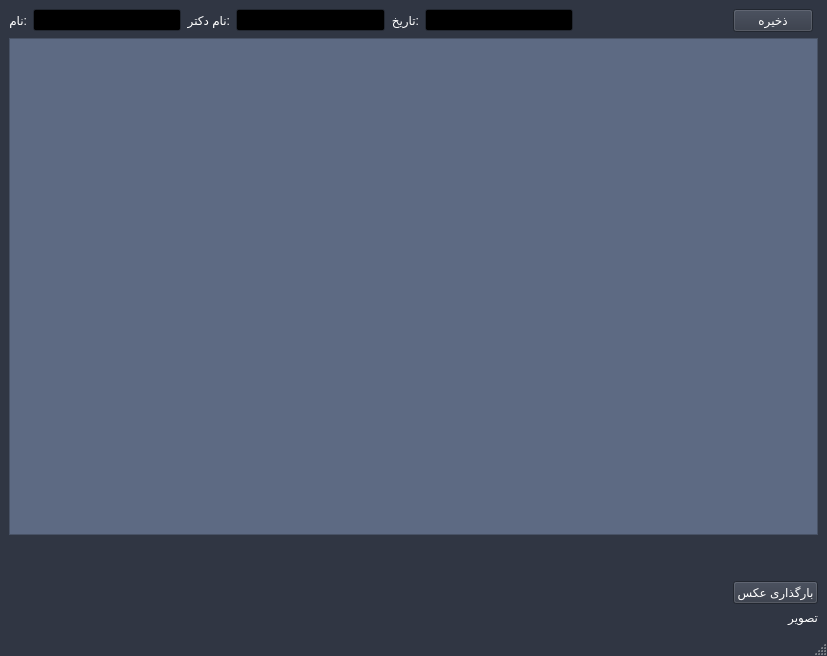
<?xml version="1.0" encoding="UTF-8"?>
<ui version="4.0">
 <class>MainWindow</class>
 <widget class="QMainWindow" name="MainWindow">
  <property name="geometry">
   <rect>
    <x>0</x>
    <y>0</y>
    <width>827</width>
    <height>656</height>
   </rect>
  </property>
  <property name="palette">
   <palette>
    <active>
     <colorrole role="WindowText">
      <brush brushstyle="SolidPattern">
       <color alpha="255">
        <red>255</red>
        <green>255</green>
        <blue>255</blue>
       </color>
      </brush>
     </colorrole>
     <colorrole role="Button">
      <brush brushstyle="SolidPattern">
       <color alpha="255">
        <red>48</red>
        <green>54</green>
        <blue>67</blue>
       </color>
      </brush>
     </colorrole>
     <colorrole role="Light">
      <brush brushstyle="SolidPattern">
       <color alpha="255">
        <red>72</red>
        <green>81</green>
        <blue>100</blue>
       </color>
      </brush>
     </colorrole>
     <colorrole role="Midlight">
      <brush brushstyle="SolidPattern">
       <color alpha="255">
        <red>60</red>
        <green>67</green>
        <blue>83</blue>
       </color>
      </brush>
     </colorrole>
     <colorrole role="Dark">
      <brush brushstyle="SolidPattern">
       <color alpha="255">
        <red>24</red>
        <green>27</green>
        <blue>33</blue>
       </color>
      </brush>
     </colorrole>
     <colorrole role="Mid">
      <brush brushstyle="SolidPattern">
       <color alpha="255">
        <red>32</red>
        <green>36</green>
        <blue>45</blue>
       </color>
      </brush>
     </colorrole>
     <colorrole role="Text">
      <brush brushstyle="SolidPattern">
       <color alpha="255">
        <red>255</red>
        <green>255</green>
        <blue>255</blue>
       </color>
      </brush>
     </colorrole>
     <colorrole role="BrightText">
      <brush brushstyle="SolidPattern">
       <color alpha="255">
        <red>255</red>
        <green>255</green>
        <blue>255</blue>
       </color>
      </brush>
     </colorrole>
     <colorrole role="ButtonText">
      <brush brushstyle="SolidPattern">
       <color alpha="255">
        <red>255</red>
        <green>255</green>
        <blue>255</blue>
       </color>
      </brush>
     </colorrole>
     <colorrole role="Base">
      <brush brushstyle="SolidPattern">
       <color alpha="255">
        <red>0</red>
        <green>0</green>
        <blue>0</blue>
       </color>
      </brush>
     </colorrole>
     <colorrole role="Window">
      <brush brushstyle="SolidPattern">
       <color alpha="255">
        <red>48</red>
        <green>54</green>
        <blue>67</blue>
       </color>
      </brush>
     </colorrole>
     <colorrole role="Shadow">
      <brush brushstyle="SolidPattern">
       <color alpha="255">
        <red>0</red>
        <green>0</green>
        <blue>0</blue>
       </color>
      </brush>
     </colorrole>
     <colorrole role="AlternateBase">
      <brush brushstyle="SolidPattern">
       <color alpha="255">
        <red>24</red>
        <green>27</green>
        <blue>33</blue>
       </color>
      </brush>
     </colorrole>
     <colorrole role="ToolTipBase">
      <brush brushstyle="SolidPattern">
       <color alpha="255">
        <red>255</red>
        <green>255</green>
        <blue>220</blue>
       </color>
      </brush>
     </colorrole>
     <colorrole role="ToolTipText">
      <brush brushstyle="SolidPattern">
       <color alpha="255">
        <red>0</red>
        <green>0</green>
        <blue>0</blue>
       </color>
      </brush>
     </colorrole>
     <colorrole role="PlaceholderText">
      <brush brushstyle="NoBrush">
       <color alpha="128">
        <red>255</red>
        <green>255</green>
        <blue>255</blue>
       </color>
      </brush>
     </colorrole>
    </active>
    <inactive>
     <colorrole role="WindowText">
      <brush brushstyle="SolidPattern">
       <color alpha="255">
        <red>255</red>
        <green>255</green>
        <blue>255</blue>
       </color>
      </brush>
     </colorrole>
     <colorrole role="Button">
      <brush brushstyle="SolidPattern">
       <color alpha="255">
        <red>48</red>
        <green>54</green>
        <blue>67</blue>
       </color>
      </brush>
     </colorrole>
     <colorrole role="Light">
      <brush brushstyle="SolidPattern">
       <color alpha="255">
        <red>72</red>
        <green>81</green>
        <blue>100</blue>
       </color>
      </brush>
     </colorrole>
     <colorrole role="Midlight">
      <brush brushstyle="SolidPattern">
       <color alpha="255">
        <red>60</red>
        <green>67</green>
        <blue>83</blue>
       </color>
      </brush>
     </colorrole>
     <colorrole role="Dark">
      <brush brushstyle="SolidPattern">
       <color alpha="255">
        <red>24</red>
        <green>27</green>
        <blue>33</blue>
       </color>
      </brush>
     </colorrole>
     <colorrole role="Mid">
      <brush brushstyle="SolidPattern">
       <color alpha="255">
        <red>32</red>
        <green>36</green>
        <blue>45</blue>
       </color>
      </brush>
     </colorrole>
     <colorrole role="Text">
      <brush brushstyle="SolidPattern">
       <color alpha="255">
        <red>255</red>
        <green>255</green>
        <blue>255</blue>
       </color>
      </brush>
     </colorrole>
     <colorrole role="BrightText">
      <brush brushstyle="SolidPattern">
       <color alpha="255">
        <red>255</red>
        <green>255</green>
        <blue>255</blue>
       </color>
      </brush>
     </colorrole>
     <colorrole role="ButtonText">
      <brush brushstyle="SolidPattern">
       <color alpha="255">
        <red>255</red>
        <green>255</green>
        <blue>255</blue>
       </color>
      </brush>
     </colorrole>
     <colorrole role="Base">
      <brush brushstyle="SolidPattern">
       <color alpha="255">
        <red>0</red>
        <green>0</green>
        <blue>0</blue>
       </color>
      </brush>
     </colorrole>
     <colorrole role="Window">
      <brush brushstyle="SolidPattern">
       <color alpha="255">
        <red>48</red>
        <green>54</green>
        <blue>67</blue>
       </color>
      </brush>
     </colorrole>
     <colorrole role="Shadow">
      <brush brushstyle="SolidPattern">
       <color alpha="255">
        <red>0</red>
        <green>0</green>
        <blue>0</blue>
       </color>
      </brush>
     </colorrole>
     <colorrole role="AlternateBase">
      <brush brushstyle="SolidPattern">
       <color alpha="255">
        <red>24</red>
        <green>27</green>
        <blue>33</blue>
       </color>
      </brush>
     </colorrole>
     <colorrole role="ToolTipBase">
      <brush brushstyle="SolidPattern">
       <color alpha="255">
        <red>255</red>
        <green>255</green>
        <blue>220</blue>
       </color>
      </brush>
     </colorrole>
     <colorrole role="ToolTipText">
      <brush brushstyle="SolidPattern">
       <color alpha="255">
        <red>0</red>
        <green>0</green>
        <blue>0</blue>
       </color>
      </brush>
     </colorrole>
     <colorrole role="PlaceholderText">
      <brush brushstyle="NoBrush">
       <color alpha="128">
        <red>255</red>
        <green>255</green>
        <blue>255</blue>
       </color>
      </brush>
     </colorrole>
    </inactive>
    <disabled>
     <colorrole role="WindowText">
      <brush brushstyle="SolidPattern">
       <color alpha="255">
        <red>24</red>
        <green>27</green>
        <blue>33</blue>
       </color>
      </brush>
     </colorrole>
     <colorrole role="Button">
      <brush brushstyle="SolidPattern">
       <color alpha="255">
        <red>48</red>
        <green>54</green>
        <blue>67</blue>
       </color>
      </brush>
     </colorrole>
     <colorrole role="Light">
      <brush brushstyle="SolidPattern">
       <color alpha="255">
        <red>72</red>
        <green>81</green>
        <blue>100</blue>
       </color>
      </brush>
     </colorrole>
     <colorrole role="Midlight">
      <brush brushstyle="SolidPattern">
       <color alpha="255">
        <red>60</red>
        <green>67</green>
        <blue>83</blue>
       </color>
      </brush>
     </colorrole>
     <colorrole role="Dark">
      <brush brushstyle="SolidPattern">
       <color alpha="255">
        <red>24</red>
        <green>27</green>
        <blue>33</blue>
       </color>
      </brush>
     </colorrole>
     <colorrole role="Mid">
      <brush brushstyle="SolidPattern">
       <color alpha="255">
        <red>32</red>
        <green>36</green>
        <blue>45</blue>
       </color>
      </brush>
     </colorrole>
     <colorrole role="Text">
      <brush brushstyle="SolidPattern">
       <color alpha="255">
        <red>24</red>
        <green>27</green>
        <blue>33</blue>
       </color>
      </brush>
     </colorrole>
     <colorrole role="BrightText">
      <brush brushstyle="SolidPattern">
       <color alpha="255">
        <red>255</red>
        <green>255</green>
        <blue>255</blue>
       </color>
      </brush>
     </colorrole>
     <colorrole role="ButtonText">
      <brush brushstyle="SolidPattern">
       <color alpha="255">
        <red>24</red>
        <green>27</green>
        <blue>33</blue>
       </color>
      </brush>
     </colorrole>
     <colorrole role="Base">
      <brush brushstyle="SolidPattern">
       <color alpha="255">
        <red>48</red>
        <green>54</green>
        <blue>67</blue>
       </color>
      </brush>
     </colorrole>
     <colorrole role="Window">
      <brush brushstyle="SolidPattern">
       <color alpha="255">
        <red>48</red>
        <green>54</green>
        <blue>67</blue>
       </color>
      </brush>
     </colorrole>
     <colorrole role="Shadow">
      <brush brushstyle="SolidPattern">
       <color alpha="255">
        <red>0</red>
        <green>0</green>
        <blue>0</blue>
       </color>
      </brush>
     </colorrole>
     <colorrole role="AlternateBase">
      <brush brushstyle="SolidPattern">
       <color alpha="255">
        <red>48</red>
        <green>54</green>
        <blue>67</blue>
       </color>
      </brush>
     </colorrole>
     <colorrole role="ToolTipBase">
      <brush brushstyle="SolidPattern">
       <color alpha="255">
        <red>255</red>
        <green>255</green>
        <blue>220</blue>
       </color>
      </brush>
     </colorrole>
     <colorrole role="ToolTipText">
      <brush brushstyle="SolidPattern">
       <color alpha="255">
        <red>0</red>
        <green>0</green>
        <blue>0</blue>
       </color>
      </brush>
     </colorrole>
     <colorrole role="PlaceholderText">
      <brush brushstyle="NoBrush">
       <color alpha="128">
        <red>255</red>
        <green>255</green>
        <blue>255</blue>
       </color>
      </brush>
     </colorrole>
    </disabled>
   </palette>
  </property>
  <property name="windowTitle">
   <string>MainWindow</string>
  </property>
  <widget class="QWidget" name="centralwidget">
   <layout class="QVBoxLayout" name="verticalLayout">
    <item>
     <layout class="QGridLayout" name="gridLayout">
      <item row="0" column="5">
       <widget class="QLineEdit" name="d_lineEdit">
        <property name="sizePolicy">
         <sizepolicy hsizetype="Preferred" vsizetype="Fixed">
          <horstretch>0</horstretch>
          <verstretch>0</verstretch>
         </sizepolicy>
        </property>
       </widget>
      </item>
      <item row="0" column="3">
       <widget class="QLineEdit" name="doctor_lineEdit">
        <property name="sizePolicy">
         <sizepolicy hsizetype="Preferred" vsizetype="Fixed">
          <horstretch>0</horstretch>
          <verstretch>0</verstretch>
         </sizepolicy>
        </property>
       </widget>
      </item>
      <item row="3" column="7">
       <widget class="QPushButton" name="load_Button">
        <property name="sizePolicy">
         <sizepolicy hsizetype="Fixed" vsizetype="Fixed">
          <horstretch>0</horstretch>
          <verstretch>0</verstretch>
         </sizepolicy>
        </property>
        <property name="text">
         <string>بارگذاری عکس</string>
        </property>
       </widget>
      </item>
      <item row="0" column="0">
       <widget class="QLabel" name="label">
        <property name="sizePolicy">
         <sizepolicy hsizetype="Fixed" vsizetype="Preferred">
          <horstretch>0</horstretch>
          <verstretch>0</verstretch>
         </sizepolicy>
        </property>
        <property name="text">
         <string>:نام</string>
        </property>
       </widget>
      </item>
      <item row="2" column="7">
       <spacer name="verticalSpacer">
        <property name="orientation">
         <enum>Qt::Vertical</enum>
        </property>
        <property name="sizeType">
         <enum>QSizePolicy::Minimum</enum>
        </property>
        <property name="sizeHint" stdset="0">
         <size>
          <width>20</width>
          <height>40</height>
         </size>
        </property>
       </spacer>
      </item>
      <item row="0" column="1">
       <widget class="QLineEdit" name="n_lineEdit">
        <property name="sizePolicy">
         <sizepolicy hsizetype="Preferred" vsizetype="Fixed">
          <horstretch>0</horstretch>
          <verstretch>0</verstretch>
         </sizepolicy>
        </property>
        <property name="palette">
         <palette>
          <active>
           <colorrole role="WindowText">
            <brush brushstyle="SolidPattern">
             <color alpha="255">
              <red>255</red>
              <green>255</green>
              <blue>255</blue>
             </color>
            </brush>
           </colorrole>
           <colorrole role="Text">
            <brush brushstyle="SolidPattern">
             <color alpha="255">
              <red>255</red>
              <green>255</green>
              <blue>255</blue>
             </color>
            </brush>
           </colorrole>
           <colorrole role="ButtonText">
            <brush brushstyle="SolidPattern">
             <color alpha="255">
              <red>255</red>
              <green>255</green>
              <blue>255</blue>
             </color>
            </brush>
           </colorrole>
           <colorrole role="PlaceholderText">
            <brush brushstyle="SolidPattern">
             <color alpha="128">
              <red>255</red>
              <green>255</green>
              <blue>255</blue>
             </color>
            </brush>
           </colorrole>
          </active>
          <inactive>
           <colorrole role="WindowText">
            <brush brushstyle="SolidPattern">
             <color alpha="255">
              <red>255</red>
              <green>255</green>
              <blue>255</blue>
             </color>
            </brush>
           </colorrole>
           <colorrole role="Text">
            <brush brushstyle="SolidPattern">
             <color alpha="255">
              <red>255</red>
              <green>255</green>
              <blue>255</blue>
             </color>
            </brush>
           </colorrole>
           <colorrole role="ButtonText">
            <brush brushstyle="SolidPattern">
             <color alpha="255">
              <red>255</red>
              <green>255</green>
              <blue>255</blue>
             </color>
            </brush>
           </colorrole>
           <colorrole role="PlaceholderText">
            <brush brushstyle="SolidPattern">
             <color alpha="128">
              <red>255</red>
              <green>255</green>
              <blue>255</blue>
             </color>
            </brush>
           </colorrole>
          </inactive>
          <disabled>
           <colorrole role="WindowText">
            <brush brushstyle="SolidPattern">
             <color alpha="255">
              <red>255</red>
              <green>255</green>
              <blue>255</blue>
             </color>
            </brush>
           </colorrole>
           <colorrole role="Text">
            <brush brushstyle="SolidPattern">
             <color alpha="255">
              <red>255</red>
              <green>255</green>
              <blue>255</blue>
             </color>
            </brush>
           </colorrole>
           <colorrole role="ButtonText">
            <brush brushstyle="SolidPattern">
             <color alpha="255">
              <red>255</red>
              <green>255</green>
              <blue>255</blue>
             </color>
            </brush>
           </colorrole>
           <colorrole role="PlaceholderText">
            <brush brushstyle="SolidPattern">
             <color alpha="128">
              <red>255</red>
              <green>255</green>
              <blue>255</blue>
             </color>
            </brush>
           </colorrole>
          </disabled>
         </palette>
        </property>
       </widget>
      </item>
      <item row="0" column="7">
       <widget class="QPushButton" name="save_Button">
        <property name="sizePolicy">
         <sizepolicy hsizetype="Fixed" vsizetype="Fixed">
          <horstretch>0</horstretch>
          <verstretch>0</verstretch>
         </sizepolicy>
        </property>
        <property name="text">
         <string>ذخیره</string>
        </property>
       </widget>
      </item>
      <item row="0" column="2">
       <widget class="QLabel" name="label_2">
        <property name="sizePolicy">
         <sizepolicy hsizetype="Fixed" vsizetype="Preferred">
          <horstretch>0</horstretch>
          <verstretch>0</verstretch>
         </sizepolicy>
        </property>
        <property name="text">
         <string>:نام دکتر</string>
        </property>
       </widget>
      </item>
      <item row="0" column="4">
       <widget class="QLabel" name="label_3">
        <property name="sizePolicy">
         <sizepolicy hsizetype="Fixed" vsizetype="Preferred">
          <horstretch>0</horstretch>
          <verstretch>0</verstretch>
         </sizepolicy>
        </property>
        <property name="text">
         <string>:تاریخ</string>
        </property>
       </widget>
      </item>
      <item row="5" column="7">
       <widget class="QLabel" name="image_View">
        <property name="sizePolicy">
         <sizepolicy hsizetype="Fixed" vsizetype="Fixed">
          <horstretch>0</horstretch>
          <verstretch>0</verstretch>
         </sizepolicy>
        </property>
        <property name="maximumSize">
         <size>
          <width>400</width>
          <height>400</height>
         </size>
        </property>
        <property name="text">
         <string>تصویر</string>
        </property>
       </widget>
      </item>
      <item row="1" column="0" colspan="8">
       <widget class="QTextEdit" name="p_textEdit">
        <property name="styleSheet">
         <string notr="true">background-color: rgb(93, 106, 131);</string>
        </property>
        <property name="html">
         <string>&lt;!DOCTYPE HTML PUBLIC &quot;-//W3C//DTD HTML 4.0//EN&quot; &quot;http://www.w3.org/TR/REC-html40/strict.dtd&quot;&gt;
&lt;html&gt;&lt;head&gt;&lt;meta name=&quot;qrichtext&quot; content=&quot;1&quot; /&gt;&lt;style type=&quot;text/css&quot;&gt;
p, li { white-space: pre-wrap; }
&lt;/style&gt;&lt;/head&gt;&lt;body style=&quot; font-family:'MS Shell Dlg 2'; font-size:7.8pt; font-weight:400; font-style:normal;&quot;&gt;
&lt;p style=&quot;-qt-paragraph-type:empty; margin-top:0px; margin-bottom:0px; margin-left:0px; margin-right:0px; -qt-block-indent:0; text-indent:0px;&quot;&gt;&lt;br /&gt;&lt;/p&gt;&lt;/body&gt;&lt;/html&gt;</string>
        </property>
       </widget>
      </item>
     </layout>
    </item>
   </layout>
  </widget>
  <widget class="QMenuBar" name="menubar">
   <property name="geometry">
    <rect>
     <x>0</x>
     <y>0</y>
     <width>827</width>
     <height>26</height>
    </rect>
   </property>
  </widget>
  <widget class="QStatusBar" name="statusbar"/>
 </widget>
 <resources/>
 <connections/>
</ui>
